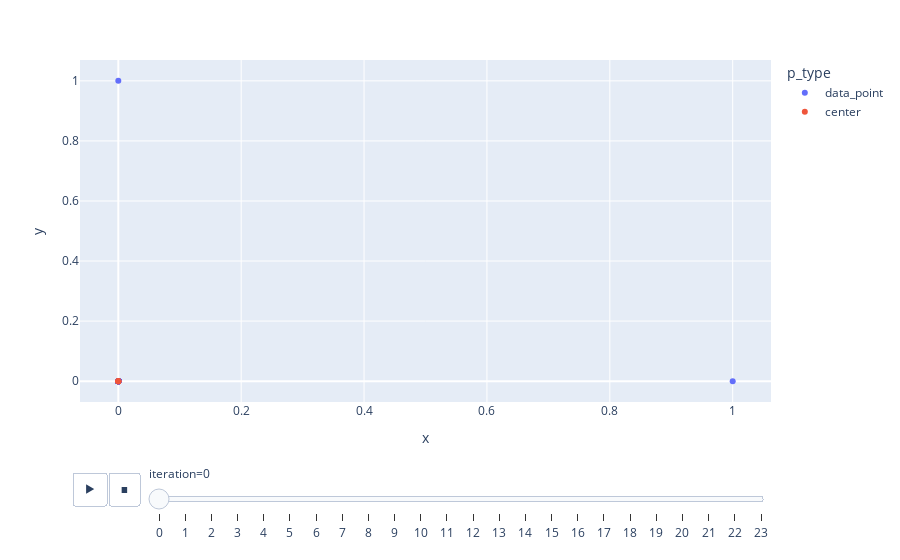

Notebook code cell kept with this figure:
### Code cell
px.scatter(df, x="x", y="y", animation_frame="iteration", color="p_type")

### Figure 1 — Plotly figure (JSON) as saved in the notebook; plotly's stock layout.template omitted (floating-point values rounded to 4 significant figures; data arrays with more than 128 entries replaced by an {"elided": "..."} marker saying what was removed)
{"data": [{"hovertemplate": "p_type=data_point<br>iteration=0<br>x=%{x}<br>y=%{y}<extra></extra>", "legendgroup": "data_point", "marker": {"color": "#636efa", "symbol": "circle"}, "mode": "markers", "name": "data_point", "showlegend": true, "type": "scatter", "x": {"elided": "1001 int values"}, "xaxis": "x", "y": {"elided": "1001 int values"}, "yaxis": "y"}, {"hovertemplate": "p_type=center<br>iteration=0<br>x=%{x}<br>y=%{y}<extra></extra>", "legendgroup": "center", "marker": {"color": "#EF553B", "symbol": "circle"}, "mode": "markers", "name": "center", "showlegend": true, "type": "scatter", "x": [0, 0, 0, 0, 0], "xaxis": "x", "y": [0, 0, 0, 0, 0], "yaxis": "y"}], "layout": {"legend": {"title": {"text": "p_type"}, "tracegroupgap": 0}, "margin": {"t": 60}, "sliders": [{"active": 0, "currentvalue": {"prefix": "iteration="}, "len": 0.9, "pad": {"b": 10, "t": 60}, "steps": [{"args": [["0"], {"frame": {"duration": 0, "redraw": false}, "fromcurrent": true, "mode": "immediate", "transition": {"duration": 0, "easing": "linear"}}], "label": "0", "method": "animate"}, {"args": [["1"], {"frame": {"duration": 0, "redraw": false}, "fromcurrent": true, "mode": "immediate", "transition": {"duration": 0, "easing": "linear"}}], "label": "1", "method": "animate"}, {"args": [["2"], {"frame": {"duration": 0, "redraw": false}, "fromcurrent": true, "mode": "immediate", "transition": {"duration": 0, "easing": "linear"}}], "label": "2", "method": "animate"}, {"args": [["3"], {"frame": {"duration": 0, "redraw": false}, "fromcurrent": true, "mode": "immediate", "transition": {"duration": 0, "easing": "linear"}}], "label": "3", "method": "animate"}, {"args": [["4"], {"frame": {"duration": 0, "redraw": false}, "fromcurrent": true, "mode": "immediate", "transition": {"duration": 0, "easing": "linear"}}], "label": "4", "method": "animate"}, {"args": [["5"], {"frame": {"duration": 0, "redraw": false}, "fromcurrent": true, "mode": "immediate", "transition": {"duration": 0, "easing": "linear"}}], "label": "5", "method": "animate"}, {"args": [["6"], {"frame": {"duration": 0, "redraw": false}, "fromcurrent": true, "mode": "immediate", "transition": {"duration": 0, "easing": "linear"}}], "label": "6", "method": "animate"}, {"args": [["7"], {"frame": {"duration": 0, "redraw": false}, "fromcurrent": true, "mode": "immediate", "transition": {"duration": 0, "easing": "linear"}}], "label": "7", "method": "animate"}, {"args": [["8"], {"frame": {"duration": 0, "redraw": false}, "fromcurrent": true, "mode": "immediate", "transition": {"duration": 0, "easing": "linear"}}], "label": "8", "method": "animate"}, {"args": [["9"], {"frame": {"duration": 0, "redraw": false}, "fromcurrent": true, "mode": "immediate", "transition": {"duration": 0, "easing": "linear"}}], "label": "9", "method": "animate"}, {"args": [["10"], {"frame": {"duration": 0, "redraw": false}, "fromcurrent": true, "mode": "immediate", "transition": {"duration": 0, "easing": "linear"}}], "label": "10", "method": "animate"}, {"args": [["11"], {"frame": {"duration": 0, "redraw": false}, "fromcurrent": true, "mode": "immediate", "transition": {"duration": 0, "easing": "linear"}}], "label": "11", "method": "animate"}, {"args": [["12"], {"frame": {"duration": 0, "redraw": false}, "fromcurrent": true, "mode": "immediate", "transition": {"duration": 0, "easing": "linear"}}], "label": "12", "method": "animate"}, {"args": [["13"], {"frame": {"duration": 0, "redraw": false}, "fromcurrent": true, "mode": "immediate", "transition": {"duration": 0, "easing": "linear"}}], "label": "13", "method": "animate"}, {"args": [["14"], {"frame": {"duration": 0, "redraw": false}, "fromcurrent": true, "mode": "immediate", "transition": {"duration": 0, "easing": "linear"}}], "label": "14", "method": "animate"}, {"args": [["15"], {"frame": {"duration": 0, "redraw": false}, "fromcurrent": true, "mode": "immediate", "transition": {"duration": 0, "easing": "linear"}}], "label": "15", "method": "animate"}, {"args": [["16"], {"frame": {"duration": 0, "redraw": false}, "fromcurrent": true, "mode": "immediate", "transition": {"duration": 0, "easing": "linear"}}], "label": "16", "method": "animate"}, {"args": [["17"], {"frame": {"duration": 0, "redraw": false}, "fromcurrent": true, "mode": "immediate", "transition": {"duration": 0, "easing": "linear"}}], "label": "17", "method": "animate"}, {"args": [["18"], {"frame": {"duration": 0, "redraw": false}, "fromcurrent": true, "mode": "immediate", "transition": {"duration": 0, "easing": "linear"}}], "label": "18", "method": "animate"}, {"args": [["19"], {"frame": {"duration": 0, "redraw": false}, "fromcurrent": true, "mode": "immediate", "transition": {"duration": 0, "easing": "linear"}}], "label": "19", "method": "animate"}, {"args": [["20"], {"frame": {"duration": 0, "redraw": false}, "fromcurrent": true, "mode": "immediate", "transition": {"duration": 0, "easing": "linear"}}], "label": "20", "method": "animate"}, {"args": [["21"], {"frame": {"duration": 0, "redraw": false}, "fromcurrent": true, "mode": "immediate", "transition": {"duration": 0, "easing": "linear"}}], "label": "21", "method": "animate"}, {"args": [["22"], {"frame": {"duration": 0, "redraw": false}, "fromcurrent": true, "mode": "immediate", "transition": {"duration": 0, "easing": "linear"}}], "label": "22", "method": "animate"}, {"args": [["23"], {"frame": {"duration": 0, "redraw": false}, "fromcurrent": true, "mode": "immediate", "transition": {"duration": 0, "easing": "linear"}}], "label": "23", "method": "animate"}], "x": 0.1, "xanchor": "left", "y": 0, "yanchor": "top"}], "updatemenus": [{"buttons": [{"args": [null, {"frame": {"duration": 500, "redraw": false}, "fromcurrent": true, "mode": "immediate", "transition": {"duration": 500, "easing": "linear"}}], "label": "&#9654;", "method": "animate"}, {"args": [[null], {"frame": {"duration": 0, "redraw": false}, "fromcurrent": true, "mode": "immediate", "transition": {"duration": 0, "easing": "linear"}}], "label": "&#9724;", "method": "animate"}], "direction": "left", "pad": {"r": 10, "t": 70}, "showactive": false, "type": "buttons", "x": 0.1, "xanchor": "right", "y": 0, "yanchor": "top"}], "xaxis": {"anchor": "y", "domain": [0, 1], "title": {"text": "x"}}, "yaxis": {"anchor": "x", "domain": [0, 1], "title": {"text": "y"}}}}
